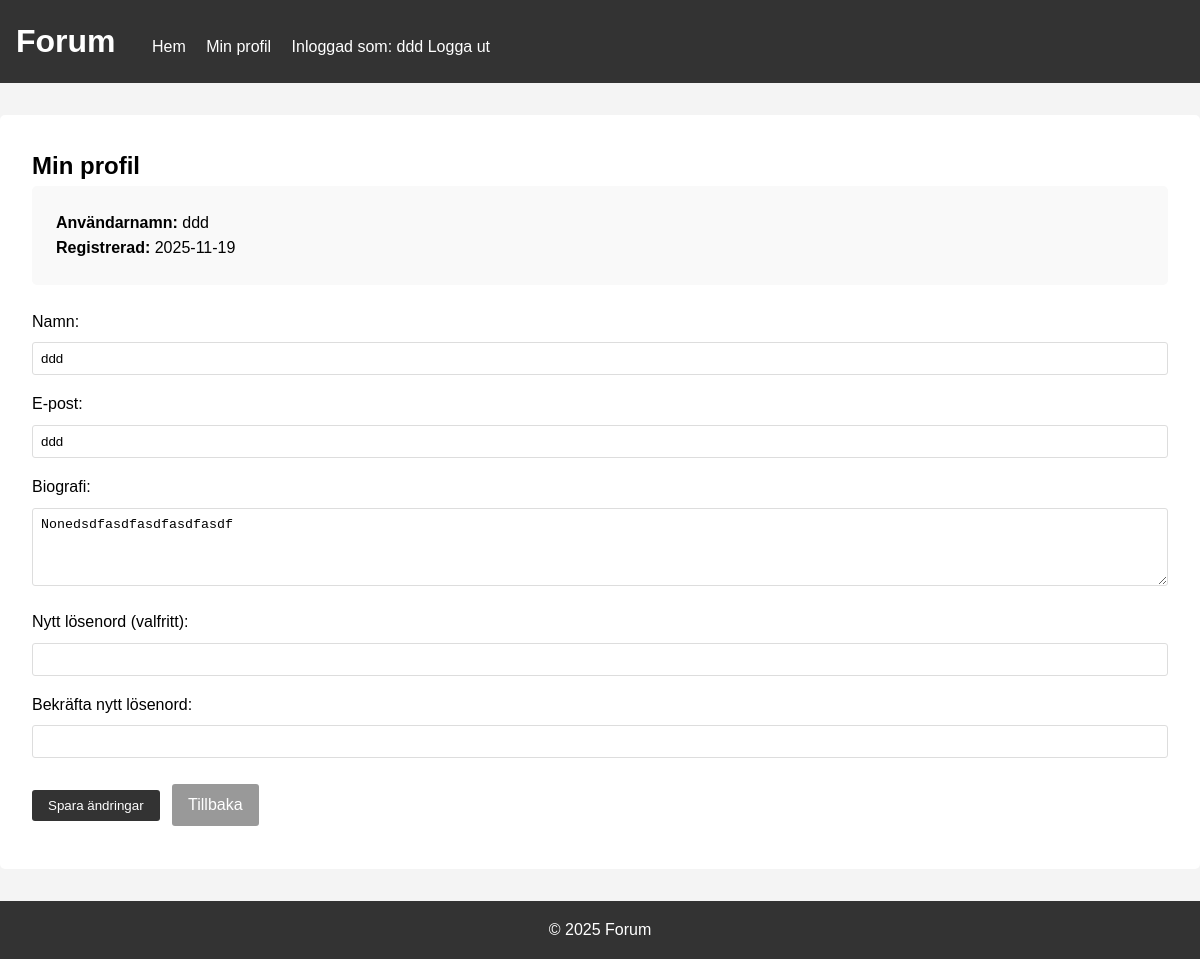
Page /profile (signed in) on the committed database.
### tables this page shows
CREATE TABLE users (
        id INTEGER PRIMARY KEY AUTOINCREMENT,
        username TEXT UNIQUE NOT NULL,
        password TEXT NOT NULL,
        name TEXT NOT NULL,
        email TEXT,
        bio TEXT,
        created_at TIMESTAMP DEFAULT CURRENT_TIMESTAMP
    );

### app.py (the view, shortened to what this page needs)
@app.route('/profile', methods=['GET', 'POST'])
def profile():
    if not session.get('user_id'):
        flash('Du måste vara inloggad för att se profil', 'error')
        return redirect(url_for('login'))
    user = get_user_by_id(session['user_id'])
    return render_template('profile.html', user=user)

### databas.py (called while the page is built)
def get_connection():
    conn = sqlite3.connect('forum.db')
    conn.row_factory = sqlite3.Row
    return conn

def get_user_by_id(user_id):
    conn = get_connection()
    user = conn.execute('SELECT * FROM users WHERE id = ?', (user_id,)).fetchone()
    conn.close()
    return dict(user) if user else None

### templates/profile.html (shortened to what this page needs)
{% extends "base.html" %}
{% block content %}
  <h2>Min profil</h2>
  <div class="profile-info">
    <p><strong>Användarnamn:</strong> {{ user.username }}</p>
    <p><strong>Registrerad:</strong> {{ user.created_at[:10] }}</p>
  </div>
  <form method="POST" action="{{ url_for('profile') }}">
    <div>
      <label for="name">Namn:</label>
      <input type="text" id="name" name="name" value="{{ user.name }}" required />
    </div>
    <div>
      <label for="email">E‑post:</label>
      <input type="text" id="email" name="email" value="{{ user.email }}" />
    </div>
    <div>
      <label for="bio">Biografi:</label>
      <textarea id="bio" name="bio" rows="4">{{ user.bio }}</textarea>
    </div>
    <div>
      <label for="password">Nytt lösenord (valfritt):</label>
      <input type="password" id="password" name="password" />
    </div>
    <div>
      <label for="password_confirm">Bekräfta nytt lösenord:</label>
      <input type="password" id="password_confirm" name="password_confirm" />
    </div>
    <button type="submit" class="button">Spara ändringar</button>
    <a href="{{ url_for('index') }}" class="button-secondary">Tillbaka</a>
  </form>
{% endblock %}

### static/style.css (style rules this page uses)
* { margin: 0; padding: 0; box-sizing: border-box; }
body { font-family: Arial, sans-serif; line-height: 1.6; background-color: #f4f4f4; }
form div { margin-bottom: 1rem; }
label { display: block; margin-bottom: 0.5rem; }
input[type="text"], input[type="password"], textarea { width: 100%; padding: 0.5rem; border: 1px solid #ddd; border-radius: 3px; }
button[type="submit"] { background: #333; color: #fff; padding: 0.5rem 1rem; border: none; border-radius: 3px; cursor: pointer; }
.button { display: inline-block; background: #333; color: #fff; padding: 0.5rem 1rem; text-decoration: none; border-radius: 3px; margin: 1rem 0; cursor: pointer; }
.button-secondary { display: inline-block; background: #999; color: #fff; padding: 0.5rem 1rem; text-decoration: none; border-radius: 3px; margin-left: 0.5rem; cursor: pointer; }
.profile-info { background: #f9f9f9; padding: 1.5rem; border-radius: 5px; margin-bottom: 1.5rem; }

### rows in the picture
users: username "ddd", created_at "2025-11-19", name "ddd", email "ddd", bio "Nonedsdfasdfasdfasdfasdf"

### other values in the picture
{{ session.get('username') }} "ddd"
